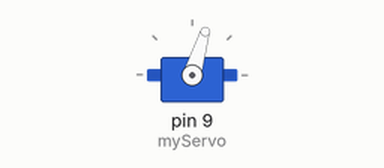
A sketch run on a simulated Arduino Uno, built with avr-gcc and run on an emulated ATmega328P. On the bench: servo.

Above: at 0.05 s.
Timing chart, 0 to 5.9 s (numbered marks = the images above):
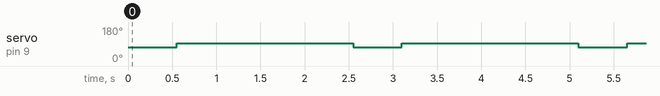

The sketch:

cr_servoRamp.ino
```cpp
#include <Servo.h>
Servo myServo;        // Create Servo object to control the servo

void setup() {
  myServo.attach(9);  // Servo is connected to digital pin 9
}

void loop() {
  myServo.writeMicroseconds(1300);
  delay(550);
  myServo.writeMicroseconds(1500);
  delay(2000);


}
```

Measured:
- by itself, servo on pin 9 (myServo): alternates 93° for 2.0 s and 73° for 0.55 s
